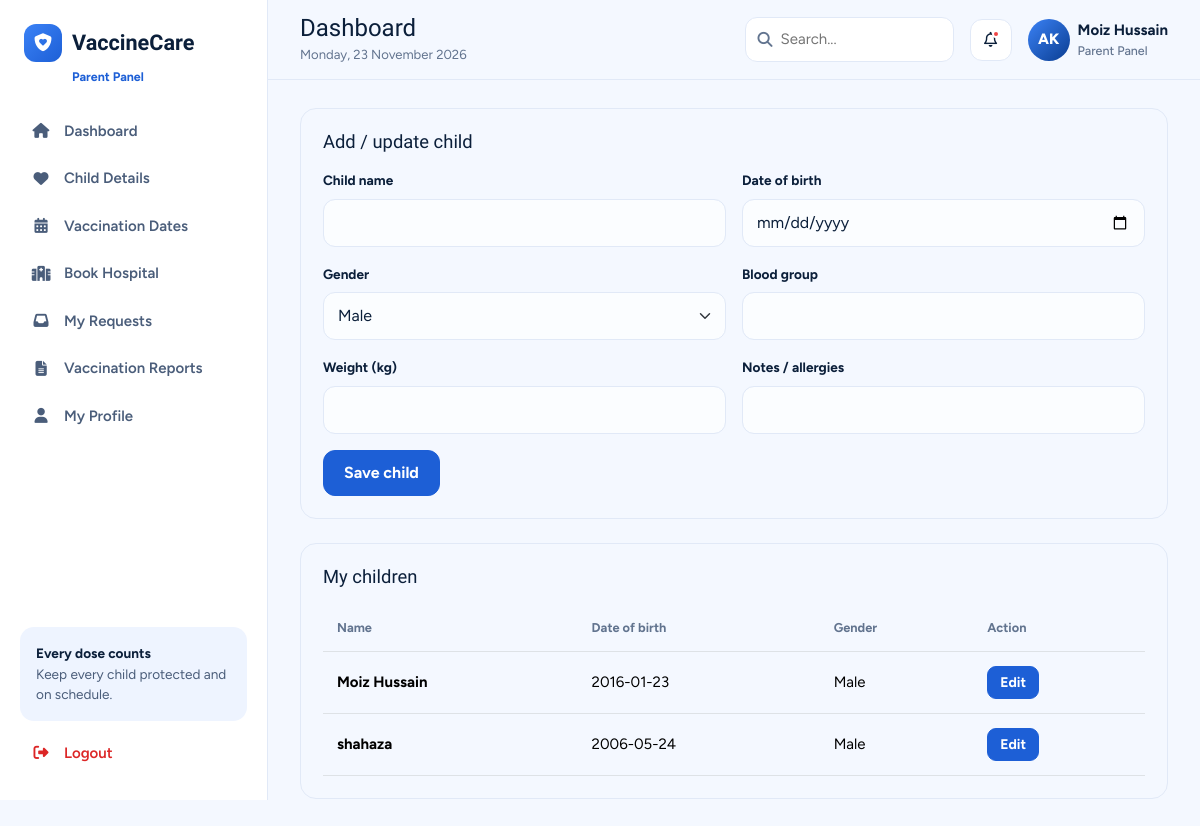
Before: /dashboard/parent/child-details.php (signed in) with the older database file.
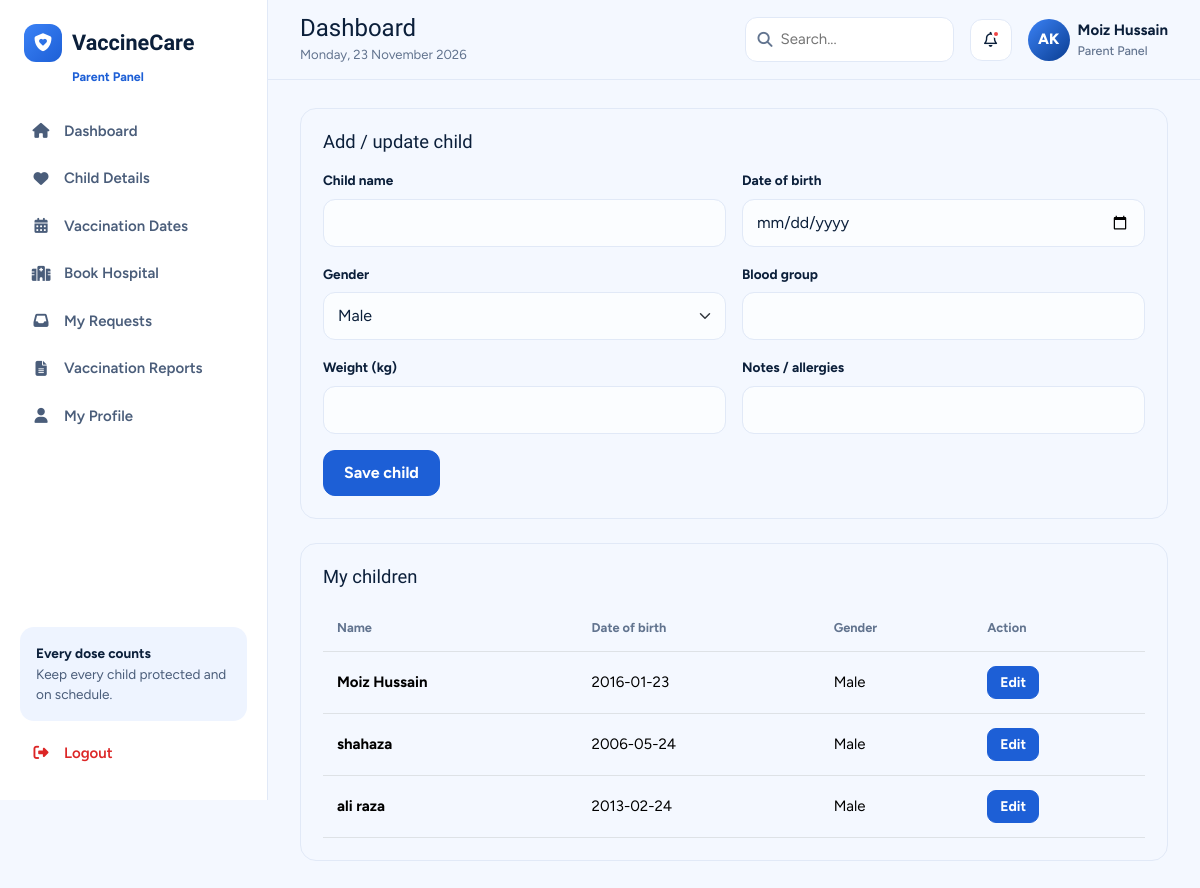
After: the same page with the newer database file.
### tables this page shows
CREATE TABLE `children` (
  `id` int(11) NOT NULL,
  `parent_id` int(11) NOT NULL,
  `child_name` varchar(100) NOT NULL,
  `date_of_birth` date NOT NULL,
  `gender` varchar(20) NOT NULL,
  `blood_group` varchar(10) DEFAULT NULL,
  `weight_kg` decimal(5,2) DEFAULT NULL,
  `notes_allergies` text DEFAULT NULL,
  `created_at` timestamp NOT NULL DEFAULT current_timestamp()
);

### dashboard/parent/child-details.php (the view, shortened to what this page needs)
<?php
include("../Parent-Includes/header.php");
$parent_id = $_SESSION['parent_id'];
$select = "SELECT * FROM children WHERE parent_id = '$parent_id'";
$children_result = mysqli_query($conn, $select);
?>
<div class="wrap">
  <div class="card mb-4">
    <div class="card-body">
      <h5 class="card-title">Add / update child</h5>
      <form method="post">
        <div class="row g-3 mb-3">
          <div class="col-md-6"><label class="form-label">Child name</label><input type="text" class="form-control"
              name="Cname"></div>
          <div class="col-md-6"><label class="form-label">Date of birth</label><input type="date" class="form-control"
              name="Cdob"></div>
        </div>
        <div class="row g-3 mb-3">
          <div class="col-md-6"><label class="form-label">Gender</label><select class="form-select" name="Cgender">
              <option>Male</option>
            </select></div>
          <div class="col-md-6"><label class="form-label">Blood group</label><input type="text" class="form-control"
              name="Cbloodgroup"></div>
        </div>
        <div class="row g-3 mb-3">
          <div class="col-md-6"><label class="form-label">Weight (kg)</label><input type="text" class="form-control"
              name="Cweight"></div>
          <div class="col-md-6"><label class="form-label">Notes / allergies</label><input type="text"
              class="form-control" name="Cnotes"></div>
        </div>
        <button type="submit" class="btn btn-primary" name="savechild">Save child</button>
      </form>
    </div>
  </div>
  <div class="card mb-4">
    <div class="card-body">
      <h5 class="card-title">My children</h5>
      <div class="table-responsive">
        <table class="table table-hover align-middle mb-0">
          <thead>
            <tr>
              <th>Name</th>
              <th>Date of birth</th>
              <th>Gender</th>
              <th>Action</th>
            </tr>
          </thead>
          <tbody>
            <?php
            if (mysqli_num_rows($children_result) > 0) {
              while ($row = mysqli_fetch_assoc($children_result)) {
                ?>
                <tr>
                  <td><?php echo $row['child_name']; ?></td>
                  <td><?php echo $row['date_of_birth']; ?></td>
                  <td><?php echo $row['gender']; ?></td>
                  <td><a href="edit-child.php?id=<?php echo $row['id']; ?>" class="btn btn-sm btn-primary">Edit</a></td>
                </tr>
                <?php
              }
            } else {
              ?>
              <tr>
                <td colspan="4" class="text-center text-secondary">No child record found.</td>
              </tr>
              <?php
            }
            ?>
          </tbody>
        </table>
      </div>
    </div>
  </div>
</div>
</div>
</div>
</body>
</html>

### dashboard/Parent-Includes/header.php (shortened to what this page needs)
<!DOCTYPE html>
<html lang="en">
<head>
    <link href="https://cdn.jsdelivr.net/npm/bootstrap@5.3.3/dist/css/bootstrap.min.css" rel="stylesheet">
    <link rel="stylesheet" href="https://cdnjs.cloudflare.com/ajax/libs/font-awesome/6.5.1/css/all.min.css">
    <link rel="stylesheet" href="../assets/style.css">
</head>
<body>
    <div class="d-flex flex-column flex-lg-row">
        <div class="side">
            <div class="brand"><span class="logo"><i class="fa-solid fa-shield-heart"></i></span> VaccineCare</div>
            <div class="role">Parent Panel</div>
            <a href="dashboard.php"><i class="fa-solid fa-house"></i> Dashboard</a>
            <a href="child-details.php"><i class="fa-solid fa-heart"></i> Child Details</a>
            <a href="vaccination-dates.php"><i class="fa-solid fa-calendar-days"></i> Vaccination Dates</a>
            <a href="book-hospital.php"><i class="fa-solid fa-hospital"></i> Book Hospital</a>
            <a href="requests.php"><i class="fa-solid fa-inbox"></i> My Requests</a>
            <a href="reports.php"><i class="fa-solid fa-file-lines"></i> Vaccination Reports</a>
            <a href="profile.php"><i class="fa-solid fa-user"></i> My Profile</a>
            <div class="gap"></div>
            <div class="help"><b>Every dose counts</b>Keep every child protected and on schedule.</div>
            <a class="out" href="../index.php"><i class="fa-solid fa-right-from-bracket"></i> Logout</a>
        </div>
        <div class="main flex-grow-1">
            <div class="top">
                <div>
                    <h1>Dashboard</h1>
                    <small>Monday, 23 November 2026</small>
                </div>
                <div class="d-flex align-items-center gap-3">
                    <label class="sbox"><i class="fa-solid fa-magnifying-glass"></i><input
                            placeholder="Search..."></label>
                    <span class="bell"><i class="fa-regular fa-bell"></i></span>
                    <div class="me d-flex align-items-center gap-2 fw-bold">
                        <span class="av">AK</span>
                        <div><?php echo $_SESSION['name']; ?><small>Parent Panel</small></div>
                    </div>
                </div>
            </div>

### dashboard/assets/style.css (style rules this page uses)
:root { --ink:#0b1f3a; --deep:#0a3d91; --deep2:#072a6b; --pri:#1d5fd6; --pri2:#3b82f6; --sky:#38bdf8; --canvas:#f4f8ff; --line:#e1e9f7; --mut:#62748f; --bs-primary:#1d5fd6; --bs-primary-rgb:29,95,214; --bs-body-bg:#f4f8ff; --bs-body-color:#0b1f3a; --bs-body-font-family:'Figtree',system-ui,sans-serif; --bs-link-color:#1d5fd6; }
body { font-size:15px }
h1,h2,h3,h4,h5,.brand { font-family:'Bricolage Grotesque','Figtree',sans-serif }
a { text-decoration:none }
.side { width:268px;flex-shrink:0;background:#fff;border-right:1px solid var(--line);padding:22px 16px;position:sticky;top:0;height:100vh;overflow:auto;display:flex;flex-direction:column }
.brand { display:flex;align-items:center;gap:10px;font-size:1.35rem;font-weight:800;color:var(--ink);padding:2px 8px }
.logo { width:38px;height:38px;border-radius:12px;background:linear-gradient(135deg,var(--pri2),var(--pri));color:#fff;display:grid;place-items:center;font-size:18px }
.role { margin:4px 8px 22px 56px;font-size:.78rem;font-weight:700;color:var(--pri) }
.side a { display:flex;align-items:center;gap:12px;padding:11px 14px;border-radius:12px;margin-bottom:3px;font-weight:600;color:#4a5d7a }
.side a i { width:22px;text-align:center }
.side .gap { flex:1 }
.side .help { background:#eef4ff;border-radius:14px;padding:16px;font-size:.85rem;margin:14px 4px 10px;color:#4a5d7a }
.side .help b { display:block;color:var(--ink) }
.side a.out { color:#dc2626 }
.main { min-width:0 }
.top { position:sticky;top:0;z-index:5;display:flex;justify-content:space-between;align-items:center;gap:16px;padding:14px 32px;background:rgba(244,248,255,.9);backdrop-filter:blur(10px);border-bottom:1px solid var(--line) }
.top h1 { margin:0;font-size:1.5rem }
.top small { color:var(--mut) }
.sbox { display:flex;align-items:center;gap:8px;background:#fff;border:1px solid var(--line);border-radius:12px;padding:0 12px;color:var(--mut) }
.sbox input { border:0;outline:0;padding:10px 0;width:160px;background:none }
.bell { position:relative;width:42px;height:42px;display:grid;place-items:center;background:#fff;border:1px solid var(--line);border-radius:12px }
.bell:after { content:'';position:absolute;top:10px;right:11px;width:8px;height:8px;background:#ef4444;border-radius:50%;border:2px solid #fff }
.av { width:42px;height:42px;border-radius:50%;background:linear-gradient(135deg,var(--pri2),var(--deep));color:#fff;display:grid;place-items:center;font-weight:800 }
.me small { display:block;color:var(--mut);font-size:.78rem;font-weight:500 }
.wrap { padding:28px 32px 40px }
.card { border:1px solid var(--line);border-radius:16px }
.card-body { padding:22px }
.card-title { font-size:1.15rem;margin-bottom:16px }
.table thead { --bs-table-bg:#f4f8ff;--bs-table-color:#62748f;font-size:.8rem }
.table td,.table th { padding:14px }
.table td:first-child { font-weight:700 }
.btn { border-radius:12px;font-weight:700;padding:10px 20px }
.btn-sm { padding:5px 12px;border-radius:9px }
.btn-primary { --bs-btn-bg:#1d5fd6;--bs-btn-border-color:#1d5fd6;--bs-btn-hover-bg:#3b82f6;--bs-btn-hover-border-color:#3b82f6;--bs-btn-active-bg:#0a3d91;--bs-btn-active-border-color:#0a3d91 }
.form-control,.form-select { border:1.5px solid var(--line);border-radius:12px;padding:11px 14px;background-color:#fbfdff }
.form-label { font-weight:700;font-size:.85rem }

Changed rows visible on the page:
added children: child_name "ali raza", date_of_birth "2013-02-24", gender "Male"
